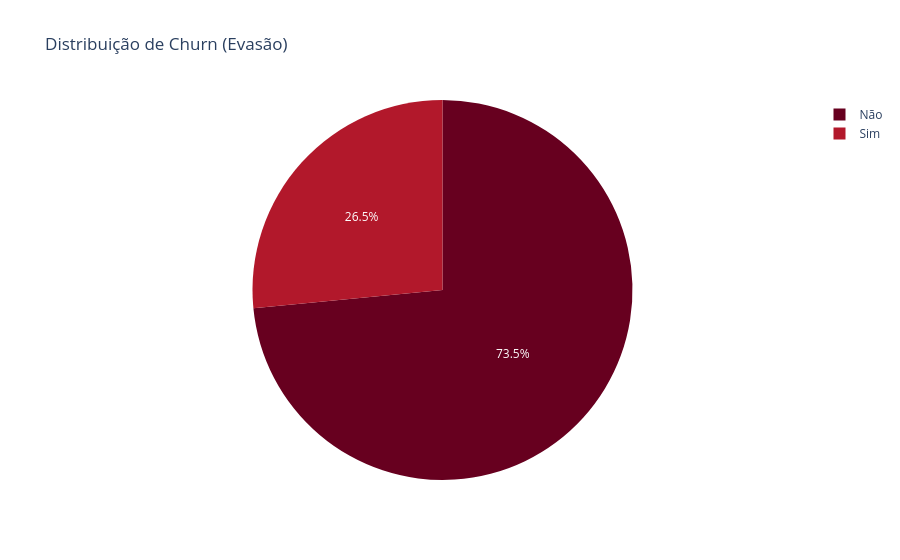

Here is the notebook cell this chart was saved with:
### Markdown cell above
#📊 Carga e análise

### Code cell
# Resumo estatístico das variáveis numéricas
display(df_clean.describe().T)

# Verificar a distribuição do Churn 
churn_counts = df_clean['Churn'].value_counts()
fig = px.pie(values=churn_counts, names=churn_counts.index, title='Distribuição de Churn (Evasão)',
             color_discrete_sequence=px.colors.sequential.RdBu)
fig.show()

### Figure 1 — Plotly figure (JSON) as saved in the notebook; plotly's stock layout.template omitted (floating-point values rounded to 4 significant figures)
{"data": [{"domain": {"x": [0, 1], "y": [0, 1]}, "hovertemplate": "label=%{label}<br>value=%{value}<extra></extra>", "labels": ["Não", "Sim"], "legendgroup": "", "name": "", "showlegend": true, "type": "pie", "values": [5174, 1869]}], "layout": {"legend": {"tracegroupgap": 0}, "piecolorway": ["rgb(103,0,31)", "rgb(178,24,43)", "rgb(214,96,77)", "rgb(244,165,130)", "rgb(253,219,199)", "rgb(247,247,247)", "rgb(209,229,240)", "rgb(146,197,222)", "rgb(67,147,195)", "rgb(33,102,172)", "rgb(5,48,97)"], "title": {"text": "Distribuição de Churn (Evasão)"}}}
